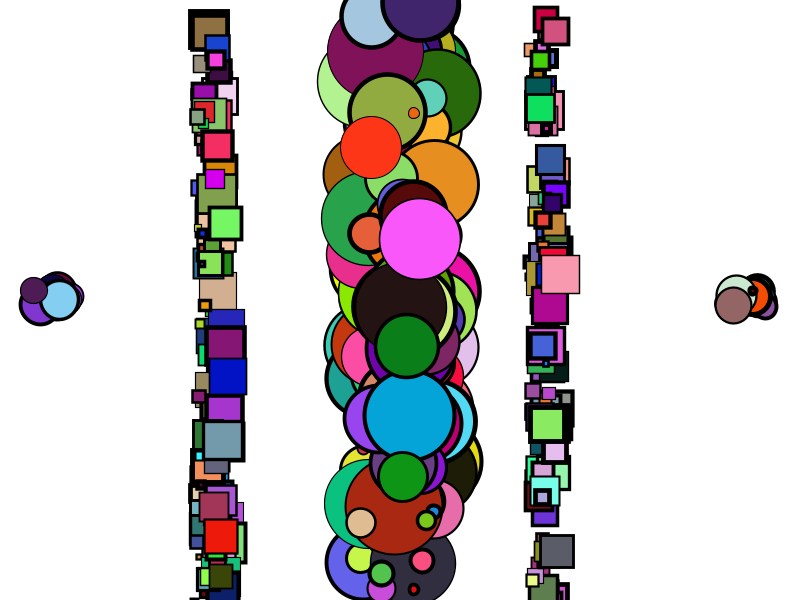
Frame 1 (no input)
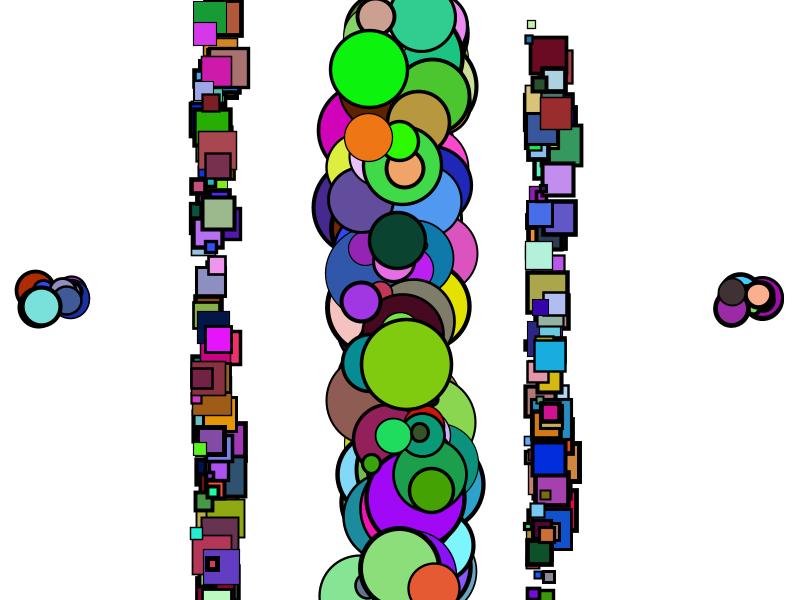
Frame 2 (the mouse pressed at the canvas centre, redrawn once)

The Processing sketch that drew these frames (run headless with seeded random() and noise(); the mouse was pressed at the canvas centre and the sketch redrawn once):

// Processing sketch: processing_61161
// ── processing_61161.pde

int totalObjectos; //numero total de objectos, neste caso circulos
int LAYER2_totalObjectos;//numero total de objectos para a segunda camada 
int LAYER3_totalObjectos;//numero total de objectos para a terceira camada 
int LAYER4_totalObjectos;//numero total de objectos para a quarta camada 
int LAYER5_totalObjectos;//numero total de objectos para a quinta camada 

float posX, posY;//variaveis para a posição horizontal e vertical
float diametro;//variavel para o diametro
float r,g,b;//variaveis para a cor 
float s;//variavel para controlar a espessura do outline

int area_A_locX, area_A_locY;//centro da primeira area
float A_limiteHorizontal, A_limiteVertical;//variaveis para valores limitação 1 area

int area_B_locX, area_B_locY;//centro da segunda area
float B_limiteHorizontal, B_limiteVertical;//variaveis para valores limite da 2 area

int area_C_locX, area_C_locY;//centro da terceira area
float C_limiteHorizontal, C_limiteVertical;//variaveis para valores limite da 3 area

int area_D_locX, area_D_locY;//centro da quarta area
float D_limiteHorizontal, D_limiteVertical;//variaveis para valores limite da 4 area

int area_E_locX, area_E_locY;//centro da quinta area
float E_limiteHorizontal, E_limiteVertical;//variaveis para valores limite da 5 area



void setup() {//função que define o set up
  
  size (800,600);//tamanho da janela
  background (255);//cor de fundo (branco)
  smooth(); //suaviza o desenho
  noLoop();//pára a repetição, não repete 
  
  totalObjectos = 20;//definição de numero de circulos 1º camada
  LAYER2_totalObjectos = 170;//definição de numero de circulos 2º camada
  LAYER3_totalObjectos = 100;//definição de numero de circulos 3º camada
  LAYER4_totalObjectos = 100;//definição de numero de circulos 4º camada
  LAYER5_totalObjectos = 20;//definição de numero de circulos 5º camada
 
 
 // area A, circulos esquerda
   area_A_locX = width/15;//localização horizontal em que a largura dividir por 15
   area_A_locY = height/2;//localização vertical em que se vai situar no meio da janela
   A_limiteHorizontal = 20;//limite horizontal
   A_limiteVertical= 10;//limite vertical

 // area B, centro circulos
   area_B_locX = width/2;// localização horizontal, meio da janela
   area_B_locY = height/2;//localização vertical em que se vai situar no meio da janela
   B_limiteHorizontal = 40;//limite horizontal
   B_limiteVertical = 300;//limite vertical
   
 // area C, esquerda quadrados
   area_C_locX = width/4;//localização horizontal situado a um quarto da largura
   area_C_locY = height/2;//localização vertical situado no meio da janela
   C_limiteHorizontal = 10;//limite horizontal
   C_limiteVertical=300;// limite vertical
 
 //area D, quadrados direita
   area_D_locX = width-width/3;//localização horizontal situado à direita um terço da largura
   area_D_locY = height/2;//localização vertical situado no meio da janela
   D_limiteHorizontal = 10;//limite horizontal
   D_limiteVertical = 300;//limite vertical
   
 // area E, circulos esquerda
   area_E_locX = width-width/15;//localização horizontal situado à direita em que a largura se divide desde o meio para a direita por 15
   area_E_locY = height/2;//localização vertical em que se vai situar no meio da janela
   E_limiteHorizontal = 20;//limite horizontal
   E_limiteVertical= 10;//limite vertical
 
}

void draw(){//função que define o desenho
  
 
  background(255);//fundo da janela (branco)
  
  
  //Layer 1 -> circulos à esquerda
  for ( int i = 0; i <totalObjectos; i++)//ciclo da ellipse que gera um número até 19 objectos 
  {
     posX = random (area_A_locX - A_limiteHorizontal, area_A_locX + A_limiteHorizontal);//gerar um numero para posição horizonral 
     posY = random (area_A_locY - A_limiteVertical, area_A_locY + A_limiteVertical);//gerar um numero para posição vertical
     diametro = random (5, 40); // gerar um diametro entre 5 e 40
     r = random(255);//gerar um valor para a componente vermelha entre 0 e 255
     g = random(255);//gerar um valor para a componente verde entre 0 e 255
     b = random(255);//gerar um valor para a componente azul entre 0 e 255
     s = random (1,5);//gerar um valor para a espessura do stroke (outline) entre 1 e 5
     
     strokeWeight(s);//espessura do contorno da ellipse
     fill(r,g,b);//cor
     ellipse ( posX, posY, diametro, diametro);//desenhar a elipse com os valores gerados
  } 
  
      
      
     //Layer 2 -> circulos do centro
     for ( int i = 0; i < LAYER2_totalObjectos; i++)//ciclo da ellipse que gera um número até 169 objectos 
  {
     posX = random (area_B_locX - B_limiteHorizontal, area_B_locX + B_limiteHorizontal);//gerar um numero para posição horizonral 
     posY = random (area_B_locY - B_limiteVertical, area_B_locY + B_limiteVertical);//gerar um numero para posição vertical
     diametro = random (5, 100); // gerar um diametro entre 5 e 100
    
     r = random(255);//gerar um valor para a componente vermelha entre 0 e 255
     g = random(255);//gerar um valor para a componente verde entre 0 e 255
     b = random(255);//gerar um valor para a componente azul entre 0 e 255
     s = random (1,5);//gerar um valor para a espessura do stroke (outline) entre 1 e 5
     
     strokeWeight(s);//espessura do contorno da ellipse
     fill(r,g,b);//cor
     ellipse ( posX, posY, diametro, diametro);//desenhar a elipse com os valores gerados
  } 
  
  
  //Layer 3 -> Quadrados Esquerda
  for ( int i = 0; i <LAYER3_totalObjectos; i++)//ciclo dos quadrados que gera um número até 99 objectos 
  {
     posX = random (area_C_locX - C_limiteHorizontal, area_C_locX + C_limiteHorizontal);//gerar um numero para posição horizonral 
     posY = random (area_C_locY - C_limiteVertical, area_C_locY + C_limiteVertical);//gerar um numero para posição vertical
     diametro = random (5, 40); // gerar um diametro entre 5 e 40
     r = random(255);//gerar um valor para a componente vermelha entre 0 e 255
     g = random(255);//gerar um valor para a componente verde entre 0 e 255
     b = random(255);//gerar um valor para a componente azul entre 0 e 255
     s = random (1,5);//gerar um valor para a espessura do stroke (outline) entre 1 e 5
     
     strokeWeight(s);//espessura do contorno do quadrado
     fill(r,g,b);//cor
     rect ( posX, posY, diametro, diametro);//desenhar o quadrado com os valores gerados
  } 
  
  
  //Layer 4 -> Quadrados direita
  for ( int i = 0; i <LAYER4_totalObjectos; i++)//ciclo dos quadrados que gera um número até 99 objectos 
  {
     posX = random (area_D_locX - D_limiteHorizontal, area_D_locX + D_limiteHorizontal);//gerar um numero para posição horizonral 
     posY = random (area_D_locY - D_limiteVertical, area_D_locY + D_limiteVertical);//gerar um numero para posição vertical
     diametro = random (5, 40); // gerar um diametro entre 5 e 40
     r = random(255);//gerar um valor para a componente vermelha entre 0 e 255
     g = random(255);//gerar um valor para a componente verde entre 0 e 255
     b = random(255);//gerar um valor para a componente azul entre 0 e 255
     s = random (1,5);//gerar um valor para o outline, entre 1 e 5
     
     strokeWeight(s);//espessura do contorno do quadrado
     fill(r,g,b);//cor
     rect ( posX, posY, diametro, diametro);//desenhar o quadrado com os valores gerados
  } 
  
 
   //Layer 5 -> circulos à direita
  for ( int i = 0; i <LAYER5_totalObjectos; i++)//ciclo da ellipse que gera um número até 19 objectos 
  {
     posX = random (area_E_locX - E_limiteHorizontal, area_E_locX + E_limiteHorizontal);//gerar um numero para posição horizonral 
     posY = random (area_E_locY - E_limiteVertical, area_E_locY + E_limiteVertical);//gerar um numero para posição vertical
     diametro = random (5, 40);//gerar um diametro entre 5 e 40
     r = random(255);//gerar um valor para a componente vermelha entre 0 e 255
     g = random(255);//gerar um valor para a componente verde entre 0 e 255
     b = random(255);//gerar um valor para a componente azul entre 0 e 255
     s = random (1,5);//gerar um valor para a espessura do stroke (outline) entre 1 e 5
     
     strokeWeight(s);//espessura do contorno da ellipse
     fill(r,g,b);//cor
     ellipse ( posX, posY, diametro, diametro);//desenhar a elipse com os valores gerados
  }  
  
  
           
}
